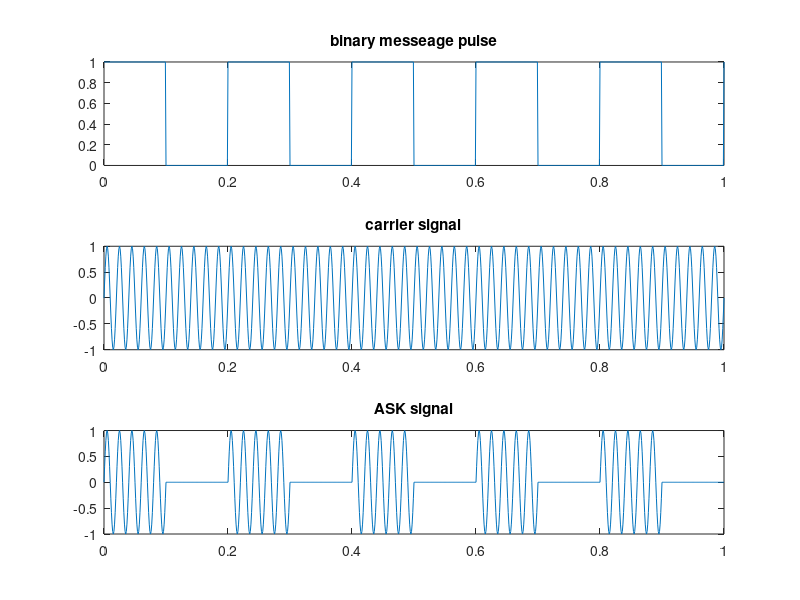

Write MATLAB code to recreate this figure.
clc;
clear all;
close all;
a=1; 
fm=5; 
fc=50; 
t=0:0.001:1;

m=a/2.*square(2*pi*fm*t)+a/2;  %  binary message pulse 
%m=square(2*pi*fm*t);
c=a*sin(2*pi*fc*t);  % carrier signal 
ask=c.*m;    %

figure;
subplot(3,1,1);
plot(t,m);
title('binary messeage pulse');
%axis([0 1 0 1.3]);

subplot(3,1,2);
plot(t,c);
title('carrier signal');

subplot(3,1,3);
plot(t,ask);
title('ASK signal');
